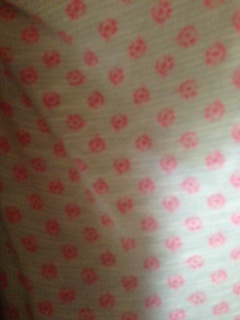
#> input picture myphoto_BZxeDTh.jpg, 240 x 320 px
$ python -i ColorDetect.py   (imports and definitions only)
#> lines starting #> are read from the running program, lines starting #| are printed output that depends on the picture; after the words box and inside, x2 and y2 are one past the last pixel; in counts of white or black regions, pixels touching at a corner belong together; long printed decimals are rounded
import cv2
import numpy as np
import matplotlib.pyplot as plt
def colorDetection(path):
#> called with path = '../myphoto_BZxeDTh.jpg'
    output={
        "Maincolors":[

        ],

    }
    frame=cv2.imread(path)
#> frame is the input picture: shape (320, 240, 3); mean B, G, R 96.8, 112, 134
    colors={
            "red":[(0,105,105),(5,255,255),0.0,(170,105,105),(180,255,255),False],
            "brown":[(5,105,20),(15,255,150),0.0,False],
            "orange":[(5,105,155),(23,255,255),0.0,False],
            "blue":[(90,105,105),(120,255,255),0.0,False],
            "green":[(40,105,105),(80,255,255),0.0,False],
            "yellow":[(24,105,105),(35,255,255),0.0,False],
            "purple":[(130,105,105),(155,255,255),0.0,False],
            "pink":[(155,105,105),(170,255,255),0.0,False],
            "black":[(0,0,0),(180,255,50),0.0,False],
            "white": [(0,0,205),(180,100,255),0.0,False],
            "gray":[(0,0,50),(180,50,200),0.0,False]
    }
    hsv = cv2.cvtColor(frame, cv2.COLOR_BGR2HSV)
#> hsv: shape (320, 240, 3); mean H, S, V 30.5, 89.1, 135.2
    original=cv2.cvtColor(frame, cv2.COLOR_BGR2RGB)
    size = frame.shape[0] * frame.shape[1]
#> size = 76800
    fig_no=0

    for key in colors:
        if key=='red':
            mask1=cv2.inRange(hsv, colors[key][0], colors[key][1])
            mask2=cv2.inRange(hsv, colors[key][3], colors[key][4])
            mask=mask1+mask2
            res=cv2.bitwise_and(original,original,mask=mask)
            colors[key][2]=(float(cv2.countNonZero(mask))/float(size))*100.0
        else:
            mask=cv2.inRange(hsv, colors[key][0], colors[key][1])
            res=cv2.bitwise_and(original,original,mask=mask)
            colors[key][2]=(float(cv2.countNonZero(mask))/float(size))*100.0
        if(colors[key][2]>5):
            colors[key][-1]=True
        print(key+ " percentage: "+str(colors[key][2])+"%")
#> this loop made 11 passes
#| red percentage: 6.473%
#| brown percentage: 24.555%
#| orange percentage: 0.2174%
#| blue percentage: 0.0%
#| green percentage: 0.0%
#| yellow percentage: 0.0%
#| purple percentage: 0.0%
#| pink percentage: 0.0%
#> (further printed lines are left out)
#> pass 1, in colorDetection, `mask1=cv2.inRange(hsv, colors[key][0], colors[key][1])`:
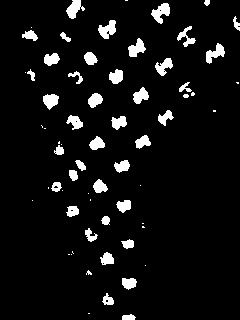
#> mask1: shape (320, 240); 6.5% white; 65 white regions (24 under 20 px), largest, box (x1, y1, x2, y2) and area: (151, 3, 170, 24) 218, (98, 20, 116, 39) 206, (66, 0, 85, 19) 195
#> pass 1, in colorDetection, `mask2=cv2.inRange(hsv, colors[key][3], colors[key][4])`:
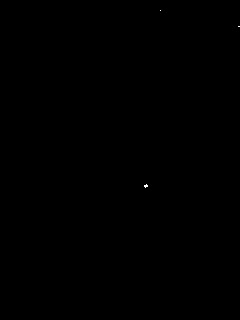
#> mask2: shape (320, 240); 0.02% white in thin lines or dots, all inside (x1, y1, x2, y2) = (144, 10, 240, 188)
#> pass 1, in colorDetection, `res=cv2.bitwise_and(original,original,mask=mask)`:
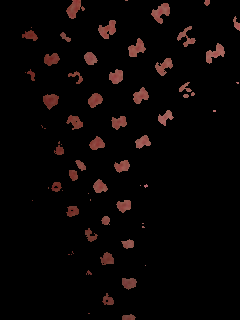
#> res: shape (320, 240, 3); mean R, G, B 8.8, 4.8, 4.2
#> after the loop:
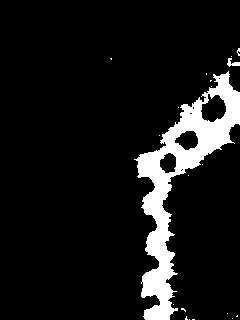
#> mask: shape (320, 240); 9.4% white; 20 white regions (18 under 20 px), largest, box (x1, y1, x2, y2) and area: (134, 71, 240, 320) 7117, (227, 58, 240, 67) 59
#> after the loop, colors = 11 items
    print("Colors that exists are:",end=" ")
    for key in colors:
        color={
            "color":key,
            "percentage":colors[key][2],
            "shade":""
        }
        if(colors[key][-1]):
            output["Maincolors"].append(color)
            print(key,end=",")
#> this loop made 11 passes
#> (key, color) on passes 1 to 10: ('red', {'color': 'red', 'percentage': 6.47, 'shade': ''}), ('brown', {'color': 'brown', 'percentage': 24.55, 'shade': ''}), ('orange', {'color': 'orange', 'percentage': 0.217, 'shade': ''}), ('blue', {'color': 'blue', 'percentage': 0, 'shade': ''}), ('green', {'color': 'green', 'percentage': 0, 'shade': ''}), ('yellow', {'color': 'yellow', 'percentage': 0, 'shade': ''}), ('purple', {'color': 'purple', 'percentage': 0, 'shade': ''}), ('pink', {'color': 'pink', 'percentage': 0, 'shade': ''}), ('black', {'color': 'black', 'percentage': 0.65, 'shade': ''}), ('white', {'color': 'white', 'percentage': 14.25, 'shade': ''})
#| red,
#| brown,
#| white,
#| gray,
    print("\n")
    for key in colors:
        percentages=[]
        if(key!="black" and key!="white" and key!="gray" and key!="brown" and colors[key][-1]):
            count=0
            print("Shades Percentages of color",key)
            for i in range(101):
                if(i%50==0):
                    for j in range(101):
                        if(j%50==0):
                            if key=='red':
                                mask1=cv2.inRange(hsv, (colors[key][0][0],i+105,j+105),(colors[key][1][0],i+155,j+155))
                                mask2=cv2.inRange(hsv, (colors[key][3][0],i+105,j+105),(colors[key][4][0],i+155,j+155))
                                mask=mask1+mask2
                                res=cv2.bitwise_and(original,original,mask=mask)
                                percentages.append((float(cv2.countNonZero(mask))/float(size))*100.0)
                                print(key,str(count)+ " percentage: "+str((float(cv2.countNonZero(mask))/float(size))*100.0)+"%")
                                count+=1
                            else:
                                mask=cv2.inRange(hsv, (colors[key][0][0],i+105,j+105),(colors[key][1][0],i+155,j+155))
                                res=cv2.bitwise_and(original,original,mask=mask)
                                percentages.append((float(cv2.countNonZero(mask))/float(size))*100.0)
                                print(key,str(count)+ " percentage: "+str((float(cv2.countNonZero(mask))/float(size))*100.0)+"%")
                                count+=1
            maxPercentage=percentages.index(max(percentages))
            for c in output["Maincolors"]:
                if(c["color"]==key):
                    c["shade"]=maxPercentage
            print("MAX PERCENTAGE SHADE",maxPercentage)
            print("\n")
#> this loop made 11 passes
#> (key, maxPercentage) on pass 1: ('red', 0)
#> key on passes 2 to 7: 'brown', 'orange', 'blue', 'green', 'yellow', 'purple'
#| Shades Percentages of color red
#| red 0 percentage: 4.749%
#| red 1 percentage: 0.8477%
#| red 2 percentage: 0.0%
#| red 3 percentage: 1.059%
#| red 4 percentage: 0.0%
#| red 5 percentage: 0.0%
#| red 6 percentage: 0.0%
#| red 7 percentage: 0.0%
#| red 8 percentage: 0.0%
#> (further printed lines are left out)
#> mask: shape (320, 240); every value is 0
#> after the loop, c = {'color': 'gray', 'percentage': 9.42, 'shade': ''}
    return output

>>> result = colorDetection('../myphoto_BZxeDTh.jpg')
